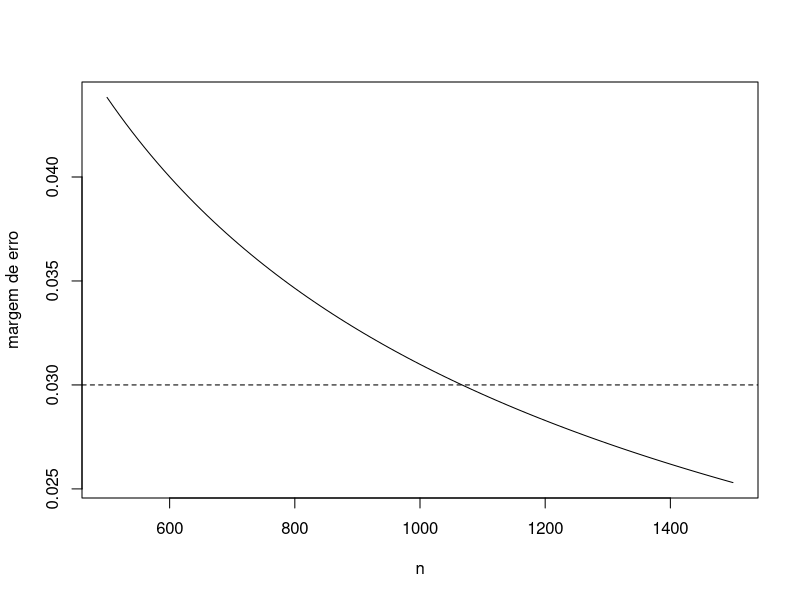

The R script that drew this image:
# demo_eleicao_1.R
# n da margem de erro de 3%: se p = .5, p*(1-p) = 1/4
# margem de erro = quantil95% * erro.padrao
# erro.padrao de proporcao = sqrt(p*(1-p)/n)
me3 <- 0.03
p <- 0.5
curve(1.96*sqrt((p*(1-p))/x),500,1500,
      xlab="n",ylab="margem de erro")
abline(h=me3,lty=2)
n <- 1/(4*(me3/1.96)^2)
cat("n = ",round(n,0))
